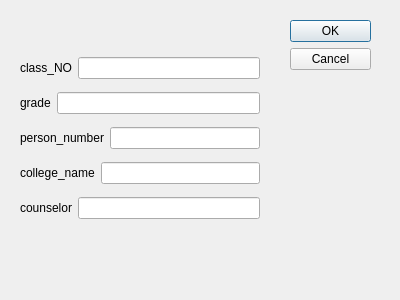
<?xml version="1.0" encoding="UTF-8"?>
<ui version="4.0">
 <class>change_class</class>
 <widget class="QDialog" name="change_class">
  <property name="geometry">
   <rect>
    <x>0</x>
    <y>0</y>
    <width>400</width>
    <height>300</height>
   </rect>
  </property>
  <property name="windowTitle">
   <string>Dialog</string>
  </property>
  <widget class="QDialogButtonBox" name="buttonBox">
   <property name="geometry">
    <rect>
     <x>290</x>
     <y>20</y>
     <width>81</width>
     <height>241</height>
    </rect>
   </property>
   <property name="orientation">
    <enum>Qt::Vertical</enum>
   </property>
   <property name="standardButtons">
    <set>QDialogButtonBox::Cancel|QDialogButtonBox::Ok</set>
   </property>
  </widget>
  <widget class="QWidget" name="">
   <property name="geometry">
    <rect>
     <x>20</x>
     <y>50</y>
     <width>240</width>
     <height>176</height>
    </rect>
   </property>
   <layout class="QVBoxLayout" name="verticalLayout">
    <item>
     <layout class="QHBoxLayout" name="horizontalLayout">
      <item>
       <widget class="QLabel" name="class_NO_label">
        <property name="text">
         <string>class_NO</string>
        </property>
       </widget>
      </item>
      <item>
       <widget class="QLineEdit" name="class_NO_lineEdit"/>
      </item>
     </layout>
    </item>
    <item>
     <layout class="QHBoxLayout" name="horizontalLayout_2">
      <item>
       <widget class="QLabel" name="grade_label">
        <property name="text">
         <string>grade</string>
        </property>
       </widget>
      </item>
      <item>
       <widget class="QLineEdit" name="grade_lineEdit"/>
      </item>
     </layout>
    </item>
    <item>
     <layout class="QHBoxLayout" name="horizontalLayout_3">
      <item>
       <widget class="QLabel" name="person_number_label">
        <property name="text">
         <string>person_number</string>
        </property>
       </widget>
      </item>
      <item>
       <widget class="QLineEdit" name="person_numberlineEdit"/>
      </item>
     </layout>
    </item>
    <item>
     <layout class="QHBoxLayout" name="horizontalLayout_4">
      <item>
       <widget class="QLabel" name="college_name_label">
        <property name="text">
         <string>college_name</string>
        </property>
       </widget>
      </item>
      <item>
       <widget class="QLineEdit" name="college_name_lineEdit"/>
      </item>
     </layout>
    </item>
    <item>
     <layout class="QHBoxLayout" name="horizontalLayout_5">
      <item>
       <widget class="QLabel" name="counselor_label">
        <property name="text">
         <string>counselor</string>
        </property>
       </widget>
      </item>
      <item>
       <widget class="QLineEdit" name="counselor_lineEdit"/>
      </item>
     </layout>
    </item>
   </layout>
  </widget>
  <zorder>buttonBox</zorder>
  <zorder>class_NO_label</zorder>
  <zorder>class_NO_lineEdit</zorder>
  <zorder>grade_label</zorder>
  <zorder>person_number_label</zorder>
  <zorder>college_name_label</zorder>
  <zorder>counselor_label</zorder>
  <zorder>counselor_lineEdit</zorder>
  <zorder>college_name_lineEdit</zorder>
  <zorder>grade_lineEdit</zorder>
  <zorder>person_numberlineEdit</zorder>
  <zorder>college_name_label</zorder>
  <zorder>counselor_label</zorder>
  <zorder>person_number_label</zorder>
  <zorder>grade_label</zorder>
  <zorder>class_NO_label</zorder>
  <zorder>class_NO_lineEdit</zorder>
  <zorder>counselor_lineEdit</zorder>
  <zorder>college_name_lineEdit</zorder>
  <zorder>grade_lineEdit</zorder>
  <zorder>person_numberlineEdit</zorder>
  <zorder>grade_lineEdit</zorder>
 </widget>
 <resources/>
 <connections>
  <connection>
   <sender>buttonBox</sender>
   <signal>accepted()</signal>
   <receiver>change_class</receiver>
   <slot>accept()</slot>
   <hints>
    <hint type="sourcelabel">
     <x>248</x>
     <y>254</y>
    </hint>
    <hint type="destinationlabel">
     <x>157</x>
     <y>274</y>
    </hint>
   </hints>
  </connection>
  <connection>
   <sender>buttonBox</sender>
   <signal>rejected()</signal>
   <receiver>change_class</receiver>
   <slot>reject()</slot>
   <hints>
    <hint type="sourcelabel">
     <x>316</x>
     <y>260</y>
    </hint>
    <hint type="destinationlabel">
     <x>286</x>
     <y>274</y>
    </hint>
   </hints>
  </connection>
 </connections>
</ui>
